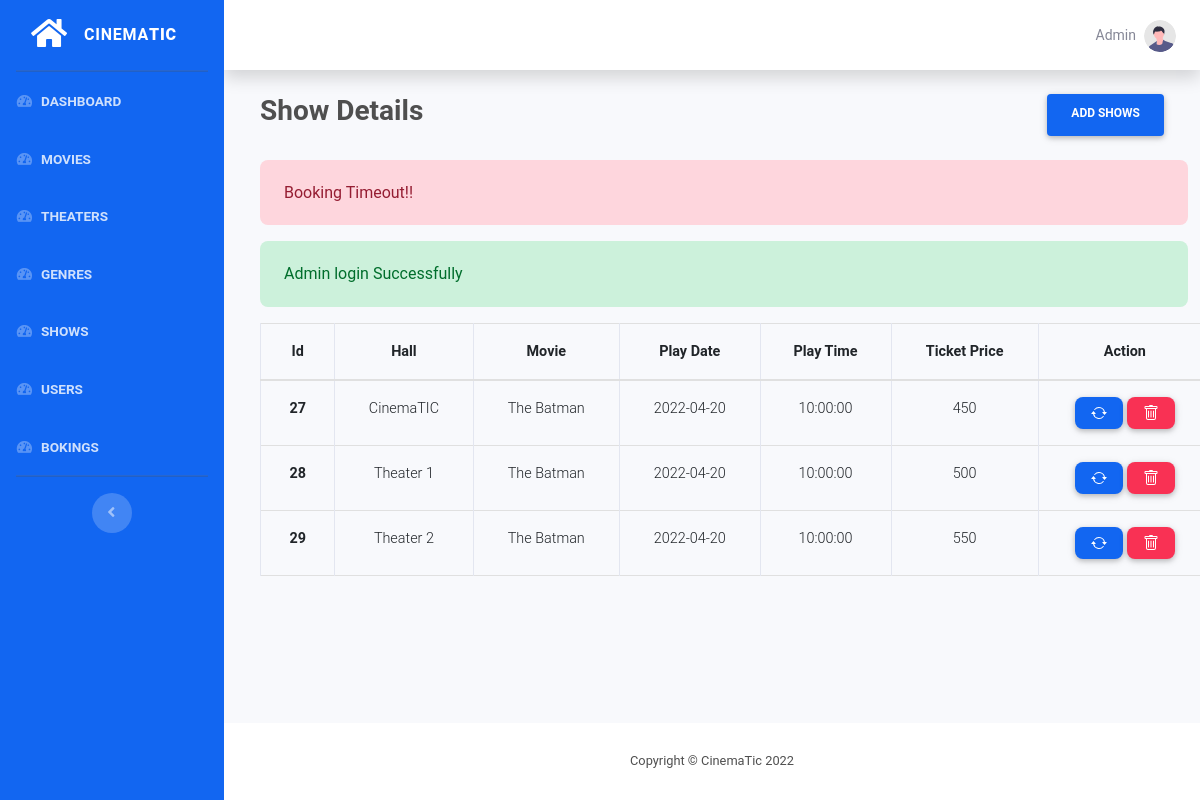
The page /admin/show/index.php (signed in) on the database as committed earlier.
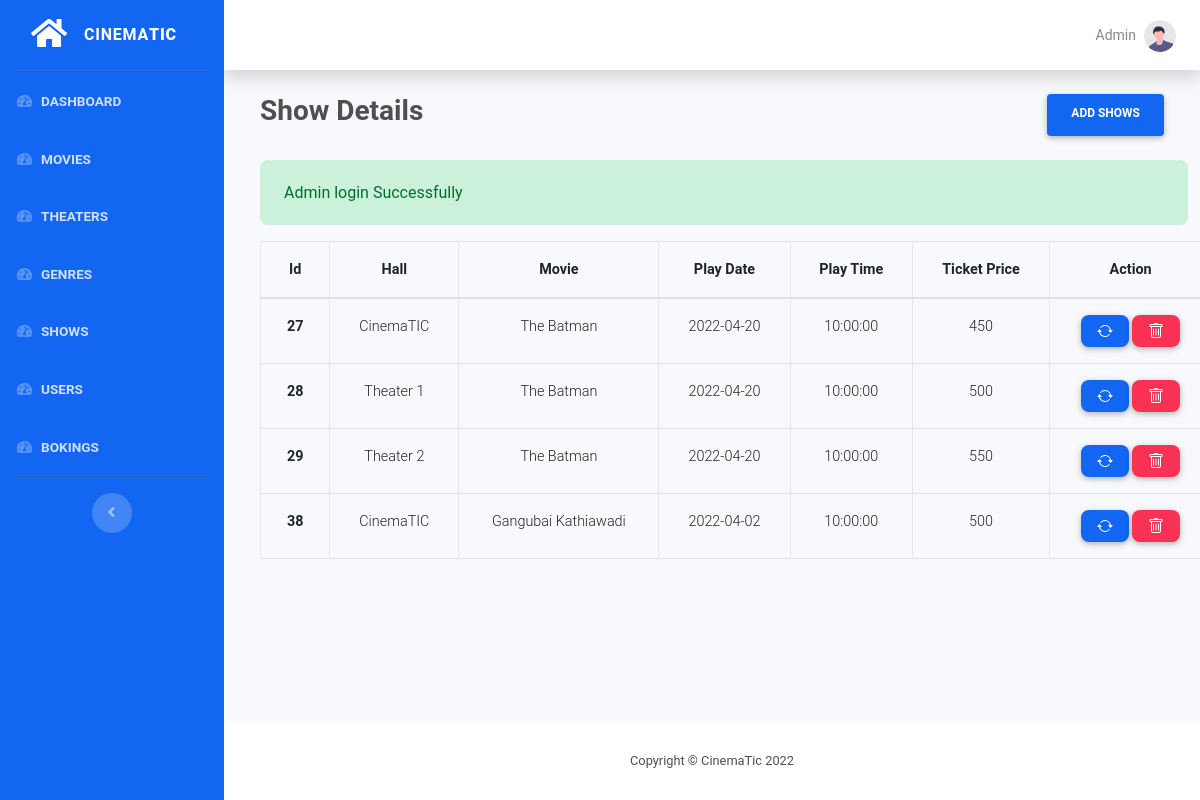
The same page on the database as committed later.
### tables this page shows
CREATE TABLE `shows` (
  `id` int(11) NOT NULL,
  `hall_id` int(11) NOT NULL,
  `movie_id` int(11) NOT NULL,
  `play_date` date NOT NULL,
  `play_time` time NOT NULL,
  `ticket_price` int(11) NOT NULL
);

CREATE TABLE `hall` (
  `id` int(11) NOT NULL,
  `name` varchar(30) NOT NULL,
  `total_seats` int(11) NOT NULL
);

CREATE TABLE `movie` (
  `id` int(11) NOT NULL,
  `name` varchar(100) NOT NULL,
  `language` varchar(10) NOT NULL,
  `release_date` date NOT NULL,
  `image` varchar(200) DEFAULT NULL,
  `image_cover` varchar(200) NOT NULL,
  `runtime` varchar(10) DEFAULT NULL
);

### functions/functions.php (called while the page is built, shortened)
<?php
function hasSuccess()
{
    return !empty($_SESSION['success']);
}
function getSuccess()
{
    $msg = $_SESSION['success'] ?? '';
    return $msg;
}
function hasError()
{
    return !empty($_SESSION['error']);
}
function getError()
{
    $err = $_SESSION['error'] ?? '';
    return $err;
}

### functions/db.php (called while the page is built, shortened)
<?php
function pdo()
{
    $dbhost = "localhost";
    $dbname = "mtbs";
    $dbuser = "root";
    $dbpass = "";
    $options = [
        PDO::ATTR_DEFAULT_FETCH_MODE => PDO::FETCH_ASSOC
    ];
    $dsn = "mysql:host=" . $dbhost . ";dbname=" . $dbname;
    try {
        $pdo = new PDO($dsn, $dbuser, $dbpass, $options);
    } catch (PDOException $e) {
        die("Cannot Connect to Database: " . $e->getMessage());
    }
    return $pdo;
}
function where($table, $col, $opr, $val, $all = true)
{
    $pdo = pdo();
    $stmt = $pdo->prepare("SELECT * FROM $table WHERE $col $opr ?");
    $stmt->execute([$val]);
    if ($all) {
        return $stmt->fetchAll();
    }
    return $stmt->fetch();
}
function all($table)
{
    $pdo = pdo();
    $stmt = $pdo->prepare("SELECT * FROM $table");
    $stmt->execute();
    return $stmt->fetchAll();
}

### admin/components/admin.php (called while the page is built, shortened)
<?php
include  __DIR__ . "/../../functions/db.php";
include  __DIR__ . "/../../functions/functions.php";
$shows = all('shows');

### admin/show/index.php (the view, shortened to what this page needs)
<?php
require_once __DIR__ . "/../components/admin.php";
$result = all('shows');
include  __DIR__ . "/../components/header.php";
include  __DIR__ . "/../components/sidebar.php";
?>
<div class="container-fluid">
    <div class="d-flex m-4 justify-content-between mb-4">
        <h3 class="font-weight-bold">Show Details</h3>
        <a href="./create.php" class="btn btn-primary px-4 font-weight-bold">Add shows</a>
    </div>
    <?php if (hasError()) : ?>
        <div id="error" class="ml-4 alert alert-danger">
            <?php echo getError(); ?>
        </div>
    <?php endif; ?>
    <?php if (hasSuccess()) : ?>
        <div id="success" class="ml-4 alert alert-success">
            <?php echo getSuccess(); ?>
        </div>
    <?php endif; ?>
    <table class="table mx-4 table-responsive-md table-bordered">
        <thead>
            <tr>
                <th class="font-weight-bold text-center">Id</th>
                <th class="font-weight-bold text-center">Hall</th>
                <th class="font-weight-bold text-center">Movie</th>
                <th class="font-weight-bold text-center">Play Date</th>
                <th class="font-weight-bold text-center">Play Time</th>
                <th class="font-weight-bold text-center">Ticket Price</th>
                <th class="font-weight-bold text-center">Action</th>
            </tr>
        </thead>
        <tbody>
            <?php foreach ($result as $key) :
            ?>
                <tr>
                    <td class="font-weight-bold text-center"><?php echo $key['id']; ?></td>
                    <td class="text-center"><?php
                                            $hall = where('hall', 'id', '=', $key['hall_id'], false);
                                            echo $hall['name'];
                                            ?>
                    </td>
                    <td class="text-center">
                        <?php
                        $movie = where('movie', 'id', '=', $key['movie_id'], false);
                        echo $movie['name'];
                        ?>
                    </td>
                    <td class="text-center"><?php
                                            echo $key['play_date'];
                                            ?></td>
                    <td class="text-center"><?php
                                            echo $key['play_time'];
                                            ?></td>
                    <td class="text-center"><?php
                                            echo $key['ticket_price']; ?></td>
                    <td class="text-center">
                        <a class="btn btn-primary btn-sm rounded-5" style="height: 2rem;" href="./edit.php?id=<?php echo $key['id']; ?>">
                        </a>
                        <a class="btn btn-danger btn-sm rounded-5" style="height: 2rem;" onclick="confirmDelete(<?php echo $key['id']; ?>)" href="#!">
                        </a>
                    </td>
                </tr>
            <?php endforeach;  ?>
        </tbody>
    </table>
</div>
</div>
<?php include "../components/footer.php"; ?>

Rows that differ between the two databases and show on the page:
added shows: id "38", hall.name "CinemaTIC", movie.name "Gangubai Kathiawadi", play_date "2022-04-02", play_time "10:00:00", ticket_price "500"
Other text that changed with them:
getError(): "Booking Timeout!!" → (not shown)
